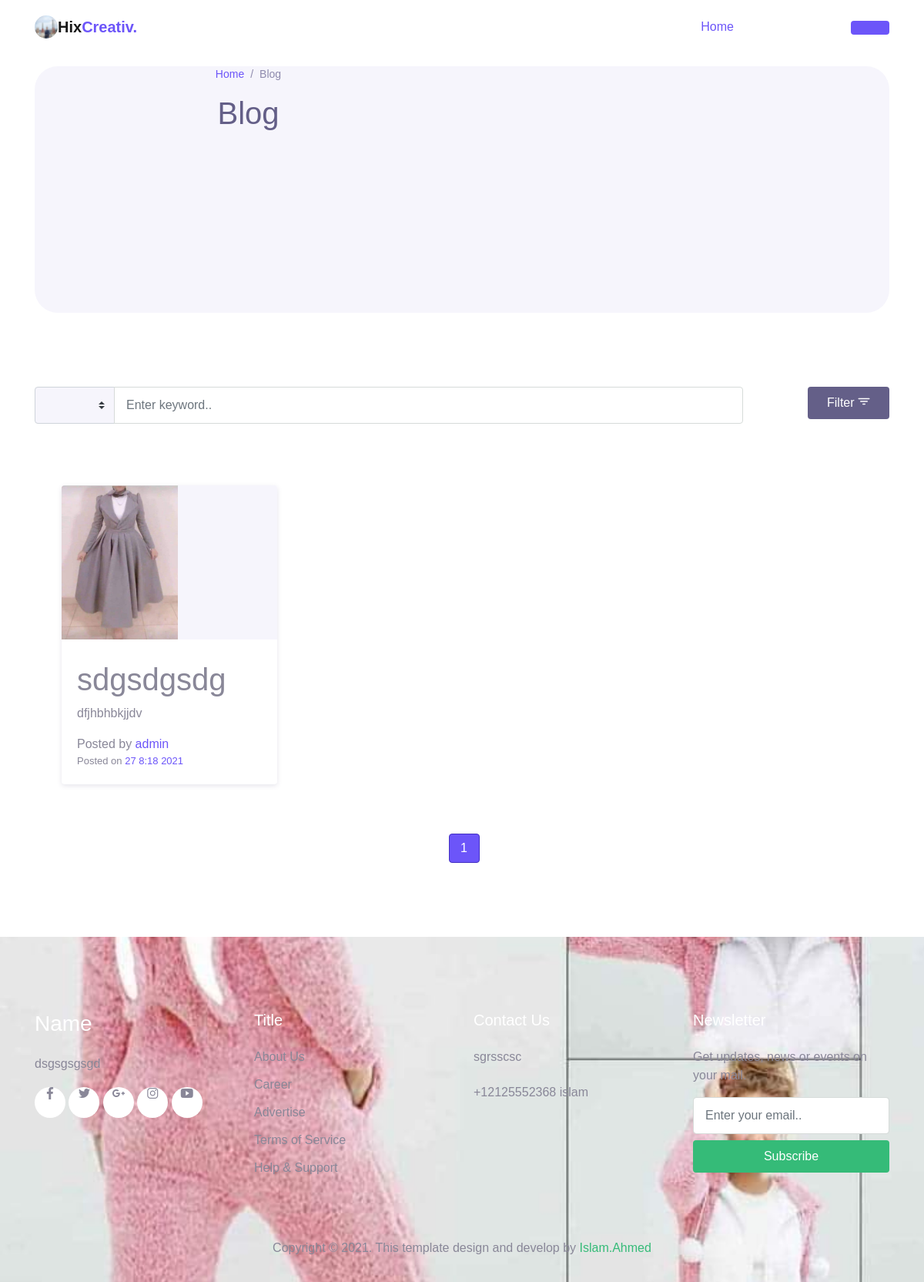
Screenshot of /blog/ with the database file from the repository.
### fona/models.py (models this page shows)
class web (models.Model):
    title=models.CharField(max_length=300,verbose_name=_("sitename"),null=True)
    logo=models.ImageField(verbose_name=_("logo"),upload_to="img/",null=True)
    homepage=models.CharField(max_length=100,verbose_name=_("Home"),null=True)
    About=models.CharField(max_length=100,verbose_name=_("About"),null=True)
    Services=models.CharField(max_length=100,verbose_name=_("Services"),null=True)
    Blog=models.CharField(max_length=100,verbose_name=_("Blog"),null=True)
    Contact=models.CharField(max_length=100,verbose_name=_("Contact"),null=True )
    Photo_Gallery=models.CharField(max_length=100,verbose_name=_("Photo"),null=True)
    name_ft = models.CharField(max_length=100, verbose_name=_("name"),null=True)
    title_ft = models.CharField(max_length=100, verbose_name=_("title"),null=True)
    description_ft = models.TextField(max_length=3000, verbose_name=_("description"),null=True)
    image_ft= models.ImageField(verbose_name=_("image"),upload_to="img/",null=True)
    fac_link=models.URLField(max_length=300, verbose_name=_("facbook"),null=True)
    twi_link=models.URLField(max_length=300, verbose_name=_("twitter"),null=True)
    gma_link=models.URLField(max_length=300, verbose_name=_("gmail"),null=True)
    ins_link=models.URLField(max_length=300, verbose_name=_("instgram"),null=True)
    yout_link=models.URLField(max_length=300, verbose_name=_("youtube"),null=True)
    crated_by=models.URLField(max_length=300, verbose_name=_("auther"),null=True)
    contect_us=models.CharField(max_length=300, verbose_name=_("contect"),null=True)
    phone=PhoneNumberField( verbose_name=_("phone"),null=True)
    slug=models.SlugField(verbose_name=_("url"),null=True,blank=True )

### blog/models.py (models this page shows)
class post (models.Model):
    author = models.ForeignKey(User,related_name='post_author',on_delete=models.CASCADE)
    title = models.CharField(max_length=200)
    tags = TaggableManager()
    image = models.ImageField(upload_to="post/")
    created_at = models.DateTimeField(default=timezone.now)
    description = models.TextField(max_length=15000)
    category = models.ForeignKey("Category",related_name="post_category",on_delete=models.CASCADE)
    slug = models.SlugField(null=True,blank=True)

### blog/views.py (the view)
# urls.py: path("", views.PostList.as_view(),name="post_list"),
class PostList(ListView):
    model=post
    paginate_by = 10

### fona/web_context_processor.py (called while the page is built)
def myweb(request):
    myweb = web.objects.last()
    return{"myweb":myweb}

### blog/templates/blog/post_list.html (shortened to what this page needs)
{% extends 'base.html' %}
{% block body %}
    <div class="container">
        <div class="page-banner">
            <div class="col-md-6">
              <nav aria-label="Breadcrumb">
                <ul class="breadcrumb justify-content-center py-0 bg-transparent">
                  <li class="breadcrumb-item"><a href="index.html">Home</a></li>
                  <li class="breadcrumb-item active">Blog</li>
                </ul>
              </nav>
              <h1 class="text-center">Blog</h1>
            </div>
          </div>
        </div>
    </header>
    <div class="page-section">
      <div class="container">
        <div class="row">
          <div class="col-sm-10">
            <form action="#" class="form-search-blog">
              <div class="input-group">
                <div class="input-group-prepend">
                  <select id="categories" class="custom-select bg-light">
                    <option>{{categories}}</option>
                    <option value="travel">Travel</option>
                  </select>
                </div>
                <input type="text" class="form-control" placeholder="Enter keyword..">
              </div>
            </form>
          </div>
          <div class="col-sm-2 text-sm-right">
            <button class="btn btn-secondary">Filter <span class="mai-filter"></span></button>
          </div>
        </div>
        {% for post in post_list %}
        <div class="row my-5">
          <div class="col-lg-4 py-3">
            <div class="card-blog">
              <div class="header">
                <div class="post-thumb">
                  <img src="{{post.image.url}}" alt="">
                </div>
              </div>
              <div class="body">
                <h1>{{post.title}}</h1>
                <p>{{post.description}}</p>
                <div class="post-by">Posted by <a href="#">{{post.author}}</a></div>
                <div class="post-date">Posted on <a href="#">{{post.created_at|date:"j f Y"}}</a></div>{% endfor %}
              </div>
              </div>
            </div>
          </div>
          <nav aria-label="Page Navigation">
            <ul class="pagination justify-content-center">
              <li class="page-item disabled">
              <li class="page-item active" aria-current="page">
                <a class="page-link" href="?page=1">{{ page_obj.paginator.num_pages }}<span class="sr-only">(current)</span></a>
              </li>
              </li>
            </ul>
          </nav>
        </div>
      </div>
      {% endblock body %}

### setting/templates/base.html (shortened to what this page needs)
{% load static %}
<html lang="en">
<head>
  <link rel="stylesheet" href="{% static "assets/css/maicons.css" %}">
  <link rel="stylesheet" href="{% static "assets/css/bootstrap.css" %}">
  <link rel="stylesheet" href="{% static "assets/vendor/animate/animate.css" %}">
  <link rel="stylesheet" href="{% static "assets/css/theme.css" %}">
</head>
<body>
  <header>
    <nav class="navbar navbar-expand-lg navbar-light bg-white sticky" data-offset="500">
      <div class="container">
        <img src="{{myweb.logo.url}}"  class="rounded-circle" alt="Cinque Terre" width="30" height="30">
        <a href="#" class="navbar-brand">Hix<span class="text-primary">Creativ.</span></a>
        <div class="navbar-collapse collapse" id="navbarContent">
          <ul class="navbar-nav ml-auto">
            <li class="nav-item active">
              <a class="nav-link" href="/"> {{myweb.homepage}} </a>
            </li>
            <li class="nav-item">
              <a class="nav-link" href="about.html"> {{myweb.about}} </a>
            </li>
            <li class="nav-item">
              <a class="nav-link" href="service.html"> {{myweb.service}} </a>
            </li>
            <li class="nav-item">
              <a class="nav-link" href="blog.html"> {{myweb.blog}} </a>
            </li>
            <li class="nav-item">
              <a class="nav-link" href="contact.html"> {{myweb.contact}} </a>
            </li>
            <li class="nav-item">
              <a class="btn btn-primary ml-lg-2" href="#"> {{myweb.photo_gallery}} </a>
            </li>
          </ul>
        </div>
      </div>
    </nav>
     {% block body %}
      {% endblock body %}
    <footer class="page-footer bg-image" style="background-image: url('{{myweb.image_ft.url}}'); ">
        <div class="container">
          <div class="row mb-5">
            <div class="col-lg-3 py-3">
              <h3>{{myweb.name_ft}}</h3>
              <p>{{myweb.description_ft}}</p>
              <div class="social-media-button">
                <a href="#"><span class="mai-logo-facebook-f"></span></a>
                <a href="#"><span class="mai-logo-twitter"></span></a>
                <a href="#"><span class="mai-logo-google-plus-g"></span></a>
                <a href="#"><span class="mai-logo-instagram"></span></a>
                <a href="#"><span class="mai-logo-youtube"></span></a>
              </div>
            </div>
            <div class="col-lg-3 py-3">
              <h5>{{myweb.title_ft}}</h5>
              <ul class="footer-menu">
                <li><a href="#">About Us</a></li>
                <li><a href="#">Career</a></li>
                <li><a href="#">Advertise</a></li>
                <li><a href="#">Terms of Service</a></li>
                <li><a href="#">Help & Support</a></li>
              </ul>
            </div>
            <div class="col-lg-3 py-3">
              <h5>Contact Us</h5>
              <p>{{myweb.contect_us}}</p>
              <a href="#" class="footer-link">{{myweb.phone}}</a>
              <a href="#" class="footer-link">{{myweb.title}}</a>
            </div>
            <div class="col-lg-3 py-3">
              <h5>Newsletter</h5>
              <p>Get updates, news or events on your mail.</p>
              <form action="#">
                <input type="text" class="form-control" placeholder="Enter your email..">
                <button type="submit" class="btn btn-success btn-block mt-2">Subscribe</button>
              </form>
            </div>
          </div>
          <p class="text-center" id="copyright">Copyright &copy; 2021. This template design and develop by <a href="{{myweb.crated_by}}" target="_blank">Islam.Ahmed</a></p>
        </div>
      </footer>
    </body>
    </html>

### static/assets/css/theme.css (style rules this page uses)
:root { --primary: #6C55F9; --accent: #FF3D85; --secondary: #645F88; --success: #35bb78; --info: #05B4E1; --warning: #FAC14D; --danger: #FF4943; --grey: #B4B2C5; --dark: #2D2B3A; --light: #F6F5FC; }
body { font-family: "Work Sans", sans-serif; line-height: 1.5; color: #2D2B3A; }
a { color: #6C55F9; text-decoration: none; background-color: transparent; }
.bg-light { background-color: #F6F5FC !important; }
.text-primary { color: #6C55F9 !important; }
.btn-primary { color: #fff; background-color: #6C55F9; border-color: transparent; }
.btn-secondary { color: #fff; background-color: #645F88; border-color: transparent; }
.btn-success { color: #fff; background-color: #35bb78; border-color: transparent; }
.btn { padding: 8px 24px; }
.breadcrumb { font-weight: 500; background-color: #f8f9fa; }
.breadcrumb .breadcrumb-item.active { color: #8e8aad; }
.breadcrumb .breadcrumb-item + .breadcrumb-item::before { color: #8e8aad; }
.navbar { min-height: 70px; }
.navbar.sticky { z-index: 1080; }
.navbar-brand { font-weight: 600; padding-top: 10px; padding-bottom: 10px; }
.navbar-nav { margin-top: 10px; border-top: 1px solid #e4e7ee; flex-shrink: 0; }
.navbar-nav .nav-link { transition: all .2s ease; }
.navbar-nav .btn { font-size: 14px; }
.navbar-light .navbar-nav .nav-link { color: rgba(100, 95, 136, 0.75); }
.navbar-light .navbar-nav .show > .nav-link, .navbar-light .navbar-nav .active > .nav-link, .navbar-light .navbar-nav .nav-link.show, .navbar-light .navbar-nav .nav-link.active { font-weight: 500; color: #6C55F9; }
@media (min-width: 992px) { .navbar-expand-lg .navbar-nav { margin-top: 0; border-top: none; } }
@media (min-width: 992px) { .navbar-expand-lg .navbar-nav .nav-link { padding-right: 16px; padding-left: 16px; } }
@media (min-width: 992px) { .navbar-expand-lg .navbar-nav { align-items: center; } }
.form-control { padding: 8px 15px; height: calc(1.5em + 1.375rem + 2px); border-color: #d6dbd9; }
.custom-select { height: calc(1.5em + 1.375rem + 2px); }
.page-link { margin-left: 5px; min-width: 40px; color: #B4B2C5; border: 1px solid #dee1e6; text-align: center; border-radius: 4px; }
.page-item.active .page-link { z-index: 3; color: #fff; background-color: #6C55F9; border-color: #4330c2; }
.bg-image { position: relative; background-position: center center; background-size: cover; background-repeat: no-repeat; }
.bg-image > * { position: relative; z-index: 10; }
.page-section { position: relative; padding-top: 80px; padding-bottom: 80px; color: #898798; overflow: hidden; }
.page-banner { position: relative; margin-top: 16px; margin-bottom: 16px; height: 320px; background-color: #F6F5FC; color: #645F88; border-radius: 30px; z-index: 10; }
.page-banner .breadcrumb-item, .page-banner .breadcrumb-item a { font-size: 14px; }
.card-blog { display: block; margin: 0 auto; max-width: 280px; border-radius: 4px; box-shadow: 0 2px 6px rgba(100, 95, 136, 0.16); overflow: hidden; }
.card-blog .header { background-color: #F6F5FC; }
.card-blog .header .post-thumb { position: relative; display: block; width: 100%; height: 200px; overflow: hidden; }
.card-blog .header .post-thumb img { width: auto; height: 100%; }
.card-blog .body { padding: 20px; }
.card-blog .post-date { font-size: 13px; }
.form-search-blog .custom-select { border-top-right-radius: 0; border-bottom-right-radius: 0; }
.page-footer { position: relative; display: block; padding-top: 80px; padding-bottom: 16px; background-color: #2D2B3A; }
.page-footer p a { color: #35bb78; transition: color .2s ease; }
.page-footer h3, .page-footer h4, .page-footer h5 { color: #fff; margin-bottom: 24px; }
.page-footer p { color: #898798; }
.footer-menu { position: relative; padding-left: 0; list-style: none; }
.footer-menu li { margin-bottom: 12px; }
.footer-link { display: inline-block; padding: 6px 0; }
.footer-menu a, .footer-link { color: #898798; }
.social-media-button a { display: inline-block; width: 40px; height: 40px; line-height: 44px; text-align: center; border-radius: 50%; background-color: #fff; color: #898798; transition: all .2s linear; }

### rows the page displays
web: logo (picture), homepage "Home", image_ft (picture), name_ft "Name", description_ft "dsgsgsgsgd", title_ft "Title", contect_us "sgrsscsc", phone "+12125552368", title "islam"
post: image (picture), title "sdgsdgsdg", description "dfjhbhbkjjdv", author "admin", created_at "27 8:18 2021"

### other values shown
{{ page_obj.paginator.num_pages }} "1"
